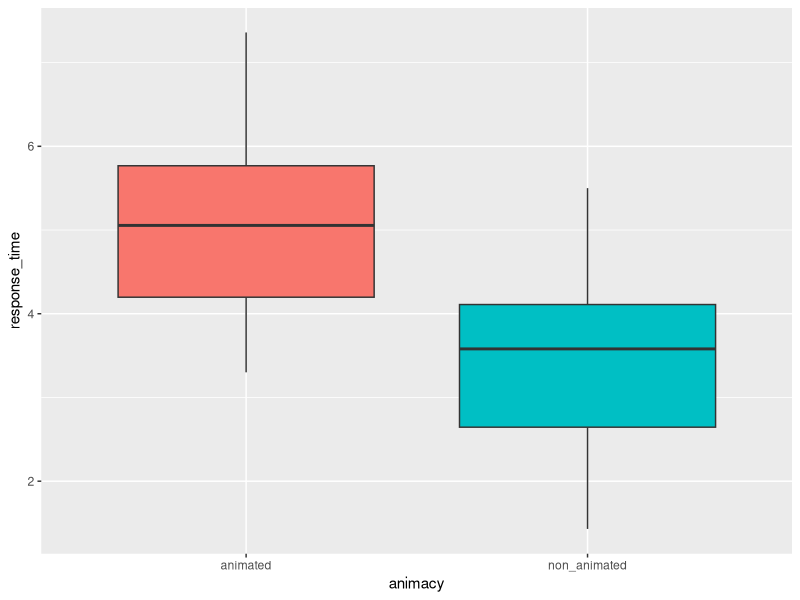
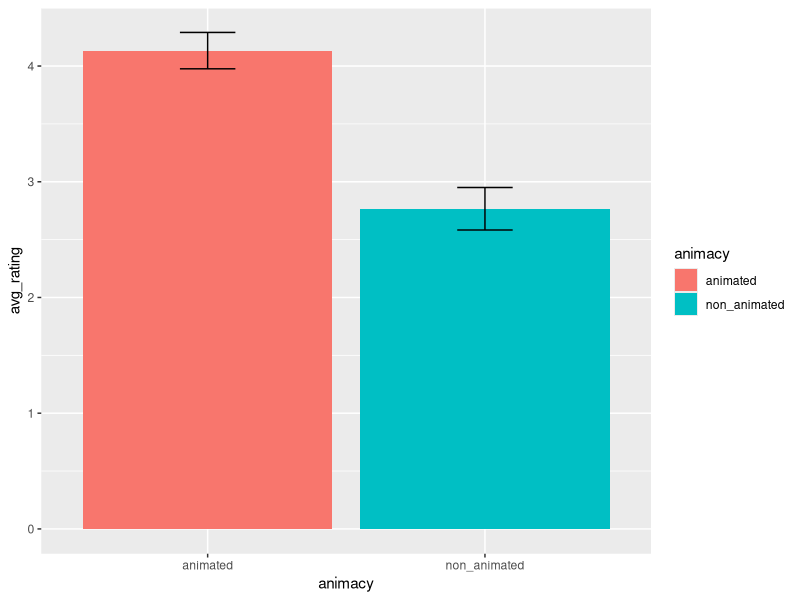

Source code (R) for these figures, in order:
## ---- chunk 1

setwd("~/R/teaching materials/psych-demo")

## ---- chunk 2

library(readr)   # load 'readr' package
library(tidyr)   # load 'tidyr' package
library(dplyr)   # load 'dplyr' package
library(ggplot2) # load 'ggplot2' package

## ---- chunk 3

t_test_data <- read_csv("t-test-data.csv")

## ---- chunk 4

head(t_test_data)

## ---- chunk 5

summary(t_test_data)

## ---- chunk 6

t_test_data %>%
  group_by(animacy) %>%                     
  summarise(n = n(),
            avg_rating = mean(likert_num),  
            sd_rating = sd(likert_num),
            avg_rt = mean(response_time),
            sd_rt = sd(response_time))

## ---- chunk 7

t_test_data %>%
  ggplot(.) +
  geom_boxplot(mapping = aes(x = animacy, y = response_time, fill = animacy)) + 
  theme(legend.position = "none")

## ---- chunk 8

# first, make an object (here I've called it 't') that contains the means and sd of likert_num

t <- t_test_data %>%
  group_by(animacy) %>%                     
  summarise(avg_rating = mean(likert_num),  
            sd_rating = sd(likert_num),
            se_rating = sd_rating/sqrt(30))

# then pass to ggplot2

t %>%
  ggplot(., aes(animacy, avg_rating, fill = animacy)) +
  geom_bar(stat="identity") +
  geom_errorbar(aes(ymin = avg_rating - se_rating, ymax = avg_rating + se_rating), width = .2)


## ---- chunk 9

t_test <- t_test_data %>%
  select(-id, -response_time) %>%  
  group_by_at(vars(animacy)) %>%
  mutate(id=1:n()) %>% 
  ungroup() %>% 
  spread(key = animacy, value = likert_num) 

## ---- chunk 10

t.test(t_test$non_animated, t_test$animated)

## ---- chunk 11

t_test1 <- t_test_data %>%
  select(-id, -likert_num) %>%  
  group_by_at(vars(animacy)) %>%
  mutate(id=1:n()) %>% 
  ungroup() %>% 
  spread(key = animacy, value = response_time) 


## ---- chunk 12

t.test(t_test1$non_animated, t_test1$animated)

